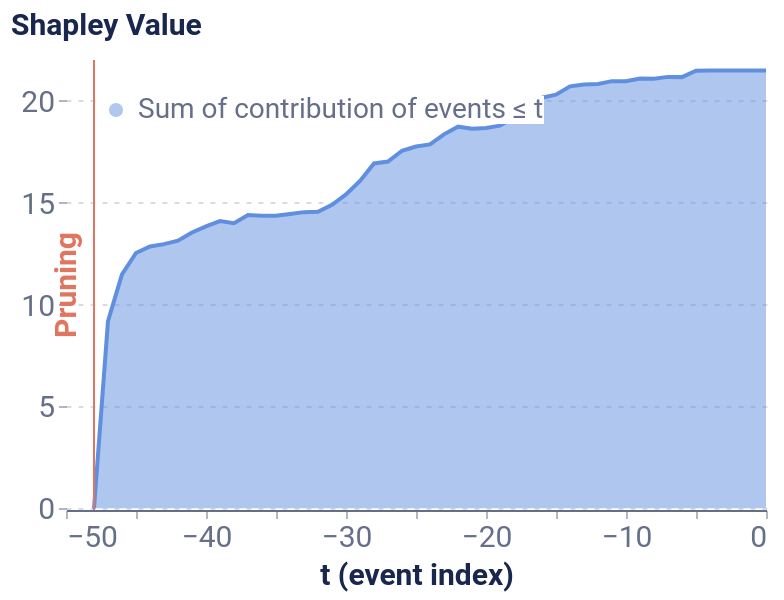

The notebook cell this image was saved under:
### Code cell
number_of_events = positive_instance_data.shape[1]
pruning_plot = plot_temp_coalition_pruning(coal_plot_data, coal_prun_idx, plot_limit=number_of_events)
pruning_plot

### Figure 1 — Vega-Lite specification as saved in the notebook (floating-point values rounded to 4 significant figures)
{"config": {"axis": {"domain": true, "domainColor": "#666F89", "grid": false, "gridCap": "round", "gridColor": "#B3B7C4", "gridDash": [2, 4], "gridWidth": 0.5, "labelColor": "#666F89", "labelFont": "Roboto, Arial, sans-serif", "labelPadding": 2, "tickColor": "#666F89", "tickOpacity": 0.5, "tickSize": 4, "titleColor": "#19274E", "titleFont": "Roboto, Arial, sans-serif", "titleFontSize": 12}, "axisBand": {"domain": true, "labelPadding": 4, "ticks": false}, "axisY": {"domain": false, "titleAlign": "left", "titleAngle": 0, "titleX": -20, "titleY": -10}, "legend": {"labelColor": "#666F89", "labelFont": "Roboto, Arial, sans-serif", "labelFontSize": 12, "symbolSize": 40, "titleColor": "#19274E", "titleFont": "Roboto, Arial, sans-serif", "titleFontSize": 12, "titlePadding": 4}, "arc": {"stroke": "#FFFFFF", "strokeWidth": 1}, "bar": {"fill": "#2770EB", "stroke": null}, "line": {"stroke": "#2770EB", "strokeWidth": 2}, "path": {"stroke": "#2770EB", "strokeWidth": 0.5}, "point": {"fill": "#2770EB", "shape": "circle", "filled": true}, "rect": {"fill": "#2770EB"}, "rule": {"stroke": "#666F89"}, "shape": {"stroke": "#2770EB"}, "text": {"color": "#19274E", "font": "Roboto, Arial, sans-serif", "fontSize": 12}, "range": {"category": ["#2770EB", "#77B98A", "#DA5252", "#FFC400", "#A87AEA", "#00A39E", "#19274E"], "diverging": ["#006360", "#2BB3AE", "#96D9D7", "#FFFFFF", "#EDAAAA", "#DA5252", "#811D1D"], "heatmap": ["#18448F", "#1B4EA5", "#2770EB", "#4C88EE", "#82ACF3", "#A6C4F7", "#E9F1FD"], "ramp": ["#18448F", "#1B4EA5", "#2770EB", "#4C88EE", "#82ACF3", "#A6C4F7", "#E9F1FD"]}, "background": "#FFFFFF", "group": {"fill": "#FFFFFF"}, "header": {"labelColor": "#19274E", "labelFont": "Roboto, Arial, sans-serif", "labelFontSize": 12, "titleColor": "#19274E", "titleFont": "Roboto, Arial, sans-serif", "titleFontSize": 16}, "title": {"anchor": "start", "color": "#19274E", "font": "Roboto, Arial, sans-serif", "fontSize": 20, "fontWeight": "bold", "offset": 20, "subtitleColor": "#19274E", "subtitleFontSize": 16}, "view": {"continuousHeight": 300, "continuousWidth": 400, "stroke": "transparent"}}, "layer": [{"mark": {"type": "area", "opacity": 0.5}, "encoding": {"color": {"field": "Coalition", "legend": {"fillColor": "white", "labelFontSize": 14, "labelLimit": 0, "orient": "top-left", "symbolSize": 50, "symbolStrokeWidth": 0, "title": null}, "scale": {"domain": ["Sum of contribution of events ≤ t"], "range": ["#618FE0"]}, "type": "nominal"}, "x": {"axis": {"labelFontSize": 15, "title": "t (event index)", "titleFontSize": 15}, "field": "t (event index)", "type": "quantitative"}, "y": {"axis": {"grid": true, "labelFontSize": 15, "titleFontSize": 15, "titleX": -28}, "field": "Shapley Value", "scale": {"domain": [-0.08, 22]}, "type": "quantitative"}}}, {"mark": "line", "encoding": {"color": {"field": "Coalition", "legend": {"fillColor": "white", "labelFontSize": 14, "labelLimit": 0, "orient": "top-left", "symbolSize": 50, "symbolStrokeWidth": 0, "title": null}, "scale": {"domain": ["Sum of contribution of events ≤ t"], "range": ["#618FE0"]}, "type": "nominal"}, "x": {"axis": {"labelFontSize": 15, "title": "t (event index)", "titleFontSize": 15}, "field": "t (event index)", "type": "quantitative"}, "y": {"axis": {"grid": true, "labelFontSize": 15, "titleFontSize": 15, "titleX": -28}, "field": "Shapley Value", "scale": {"domain": [-0.08, 22]}, "type": "quantitative"}}}, {"data": {"name": "data-6271bcc136f2beab44be388219e029aa"}, "mark": {"type": "rule", "color": "#E17560"}, "encoding": {"x": {"field": "x", "type": "quantitative"}}}, {"data": {"name": "data-2b4421ad11d8cd588d33456762d432a8"}, "mark": {"type": "text", "angle": 270, "color": "#E17560", "fontSize": 15, "fontWeight": "bold", "text": "Pruning"}, "encoding": {"x": {"field": "x", "type": "quantitative"}}}], "data": {"name": "data-4bb6d0fe20b82e145796af89954e85f9"}, "height": 225, "width": 350, "$schema": "https://vega.github.io/schema/vega-lite/v4.17.0.json", "datasets": {"data-4bb6d0fe20b82e145796af89954e85f9": [{"Coalition": "Sum of contribution of events > t", "t (event index)": 0, "Shapley Value": 0.0}, {"Coalition": "Sum of contribution of events ≤ t", "t (event index)": 0, "Shapley Value": 21.49}, {"Coalition": "Sum of contribution of events > t", "t (event index)": -1, "Shapley Value": 0.0}, {"Coalition": "Sum of contribution of events ≤ t", "t (event index)": -1, "Shapley Value": 21.49}, {"Coalition": "Sum of contribution of events > t", "t (event index)": -2, "Shapley Value": 0.0}, {"Coalition": "Sum of contribution of events ≤ t", "t (event index)": -2, "Shapley Value": 21.49}, {"Coalition": "Sum of contribution of events > t", "t (event index)": -3, "Shapley Value": 0.0}, {"Coalition": "Sum of contribution of events ≤ t", "t (event index)": -3, "Shapley Value": 21.49}, {"Coalition": "Sum of contribution of events > t", "t (event index)": -4, "Shapley Value": 0.003104}, {"Coalition": "Sum of contribution of events ≤ t", "t (event index)": -4, "Shapley Value": 21.48}, {"Coalition": "Sum of contribution of events > t", "t (event index)": -5, "Shapley Value": 0.01443}, {"Coalition": "Sum of contribution of events ≤ t", "t (event index)": -5, "Shapley Value": 21.47}, {"Coalition": "Sum of contribution of events > t", "t (event index)": -6, "Shapley Value": 0.3262}, {"Coalition": "Sum of contribution of events ≤ t", "t (event index)": -6, "Shapley Value": 21.16}, {"Coalition": "Sum of contribution of events > t", "t (event index)": -7, "Shapley Value": 0.3142}, {"Coalition": "Sum of contribution of events ≤ t", "t (event index)": -7, "Shapley Value": 21.17}, {"Coalition": "Sum of contribution of events > t", "t (event index)": -8, "Shapley Value": 0.4027}, {"Coalition": "Sum of contribution of events ≤ t", "t (event index)": -8, "Shapley Value": 21.08}, {"Coalition": "Sum of contribution of events > t", "t (event index)": -9, "Shapley Value": 0.395}, {"Coalition": "Sum of contribution of events ≤ t", "t (event index)": -9, "Shapley Value": 21.09}, {"Coalition": "Sum of contribution of events > t", "t (event index)": -10, "Shapley Value": 0.5246}, {"Coalition": "Sum of contribution of events ≤ t", "t (event index)": -10, "Shapley Value": 20.96}, {"Coalition": "Sum of contribution of events > t", "t (event index)": -11, "Shapley Value": 0.5226}, {"Coalition": "Sum of contribution of events ≤ t", "t (event index)": -11, "Shapley Value": 20.96}, {"Coalition": "Sum of contribution of events > t", "t (event index)": -12, "Shapley Value": 0.6603}, {"Coalition": "Sum of contribution of events ≤ t", "t (event index)": -12, "Shapley Value": 20.83}, {"Coalition": "Sum of contribution of events > t", "t (event index)": -13, "Shapley Value": 0.6869}, {"Coalition": "Sum of contribution of events ≤ t", "t (event index)": -13, "Shapley Value": 20.8}, {"Coalition": "Sum of contribution of events > t", "t (event index)": -14, "Shapley Value": 0.7798}, {"Coalition": "Sum of contribution of events ≤ t", "t (event index)": -14, "Shapley Value": 20.71}, {"Coalition": "Sum of contribution of events > t", "t (event index)": -15, "Shapley Value": 1.189}, {"Coalition": "Sum of contribution of events ≤ t", "t (event index)": -15, "Shapley Value": 20.3}, {"Coalition": "Sum of contribution of events > t", "t (event index)": -16, "Shapley Value": 1.335}, {"Coalition": "Sum of contribution of events ≤ t", "t (event index)": -16, "Shapley Value": 20.15}, {"Coalition": "Sum of contribution of events > t", "t (event index)": -17, "Shapley Value": 1.512}, {"Coalition": "Sum of contribution of events ≤ t", "t (event index)": -17, "Shapley Value": 19.97}, {"Coalition": "Sum of contribution of events > t", "t (event index)": -18, "Shapley Value": 2.318}, {"Coalition": "Sum of contribution of events ≤ t", "t (event index)": -18, "Shapley Value": 19.17}, {"Coalition": "Sum of contribution of events > t", "t (event index)": -19, "Shapley Value": 2.706}, {"Coalition": "Sum of contribution of events ≤ t", "t (event index)": -19, "Shapley Value": 18.78}, {"Coalition": "Sum of contribution of events > t", "t (event index)": -20, "Shapley Value": 2.819}, {"Coalition": "Sum of contribution of events ≤ t", "t (event index)": -20, "Shapley Value": 18.67}, {"Coalition": "Sum of contribution of events > t", "t (event index)": -21, "Shapley Value": 2.858}, {"Coalition": "Sum of contribution of events ≤ t", "t (event index)": -21, "Shapley Value": 18.63}, {"Coalition": "Sum of contribution of events > t", "t (event index)": -22, "Shapley Value": 2.757}, {"Coalition": "Sum of contribution of events ≤ t", "t (event index)": -22, "Shapley Value": 18.73}, {"Coalition": "Sum of contribution of events > t", "t (event index)": -23, "Shapley Value": 3.134}, {"Coalition": "Sum of contribution of events ≤ t", "t (event index)": -23, "Shapley Value": 18.35}, {"Coalition": "Sum of contribution of events > t", "t (event index)": -24, "Shapley Value": 3.626}, {"Coalition": "Sum of contribution of events ≤ t", "t (event index)": -24, "Shapley Value": 17.86}, {"Coalition": "Sum of contribution of events > t", "t (event index)": -25, "Shapley Value": 3.73}, {"Coalition": "Sum of contribution of events ≤ t", "t (event index)": -25, "Shapley Value": 17.76}, {"Coalition": "Sum of contribution of events > t", "t (event index)": -26, "Shapley Value": 3.938}, {"Coalition": "Sum of contribution of events ≤ t", "t (event index)": -26, "Shapley Value": 17.55}, {"Coalition": "Sum of contribution of events > t", "t (event index)": -27, "Shapley Value": 4.467}, {"Coalition": "Sum of contribution of events ≤ t", "t (event index)": -27, "Shapley Value": 17.02}, {"Coalition": "Sum of contribution of events > t", "t (event index)": -28, "Shapley Value": 4.562}, {"Coalition": "Sum of contribution of events ≤ t", "t (event index)": -28, "Shapley Value": 16.92}, {"Coalition": "Sum of contribution of events > t", "t (event index)": -29, "Shapley Value": 5.418}, {"Coalition": "Sum of contribution of events ≤ t", "t (event index)": -29, "Shapley Value": 16.07}, {"Coalition": "Sum of contribution of events > t", "t (event index)": -30, "Shapley Value": 6.078}, {"Coalition": "Sum of contribution of events ≤ t", "t (event index)": -30, "Shapley Value": 15.41}, {"Coalition": "Sum of contribution of events > t", "t (event index)": -31, "Shapley Value": 6.588}, {"Coalition": "Sum of contribution of events ≤ t", "t (event index)": -31, "Shapley Value": 14.9}, {"Coalition": "Sum of contribution of events > t", "t (event index)": -32, "Shapley Value": 6.937}, {"Coalition": "Sum of contribution of events ≤ t", "t (event index)": -32, "Shapley Value": 14.55}, {"Coalition": "Sum of contribution of events > t", "t (event index)": -33, "Shapley Value": 6.951}, {"Coalition": "Sum of contribution of events ≤ t", "t (event index)": -33, "Shapley Value": 14.54}, {"Coalition": "Sum of contribution of events > t", "t (event index)": -34, "Shapley Value": 7.037}, {"Coalition": "Sum of contribution of events ≤ t", "t (event index)": -34, "Shapley Value": 14.45}, {"Coalition": "Sum of contribution of events > t", "t (event index)": -35, "Shapley Value": 7.126}, {"Coalition": "Sum of contribution of events ≤ t", "t (event index)": -35, "Shapley Value": 14.36}, {"Coalition": "Sum of contribution of events > t", "t (event index)": -36, "Shapley Value": 7.132}, {"Coalition": "Sum of contribution of events ≤ t", "t (event index)": -36, "Shapley Value": 14.35}, {"Coalition": "Sum of contribution of events > t", "t (event index)": -37, "Shapley Value": 7.09}, {"Coalition": "Sum of contribution of events ≤ t", "t (event index)": -37, "Shapley Value": 14.4}, {"Coalition": "Sum of contribution of events > t", "t (event index)": -38, "Shapley Value": 7.489}, {"Coalition": "Sum of contribution of events ≤ t", "t (event index)": -38, "Shapley Value": 14.0}, {"Coalition": "Sum of contribution of events > t", "t (event index)": -39, "Shapley Value": 7.39}, {"Coalition": "Sum of contribution of events ≤ t", "t (event index)": -39, "Shapley Value": 14.1}, {"Coalition": "Sum of contribution of events > t", "t (event index)": -40, "Shapley Value": 7.65}, {"Coalition": "Sum of contribution of events ≤ t", "t (event index)": -40, "Shapley Value": 13.84}, {"Coalition": "Sum of contribution of events > t", "t (event index)": -41, "Shapley Value": 7.949}, {"Coalition": "Sum of contribution of events ≤ t", "t (event index)": -41, "Shapley Value": 13.54}, {"Coalition": "Sum of contribution of events > t", "t (event index)": -42, "Shapley Value": 8.351}, {"Coalition": "Sum of contribution of events ≤ t", "t (event index)": -42, "Shapley Value": 13.13}, {"Coalition": "Sum of contribution of events > t", "t (event index)": -43, "Shapley Value": 8.52}, {"Coalition": "Sum of contribution of events ≤ t", "t (event index)": -43, "Shapley Value": 12.97}, {"Coalition": "Sum of contribution of events > t", "t (event index)": -44, "Shapley Value": 8.636}, {"Coalition": "Sum of contribution of events ≤ t", "t (event index)": -44, "Shapley Value": 12.85}, {"Coalition": "Sum of contribution of events > t", "t (event index)": -45, "Shapley Value": 8.957}, {"Coalition": "Sum of contribution of events ≤ t", "t (event index)": -45, "Shapley Value": 12.53}, {"Coalition": "Sum of contribution of events > t", "t (event index)": -46, "Shapley Value": 10.0}, {"Coalition": "Sum of contribution of events ≤ t", "t (event index)": -46, "Shapley Value": 11.48}, {"Coalition": "Sum of contribution of events > t", "t (event index)": -47, "Shapley Value": 12.3}, {"Coalition": "Sum of contribution of events ≤ t", "t (event index)": -47, "Shapley Value": 9.183}, {"Coalition": "Sum of contribution of events > t", "t (event index)": -48, "Shapley Value": 21.49}, {"Coalition": "Sum of contribution of events ≤ t", "t (event index)": -48, "Shapley Value": 0.0}], "data-6271bcc136f2beab44be388219e029aa": [{"x": -48}], "data-2b4421ad11d8cd588d33456762d432a8": [{"x": -50}]}}
